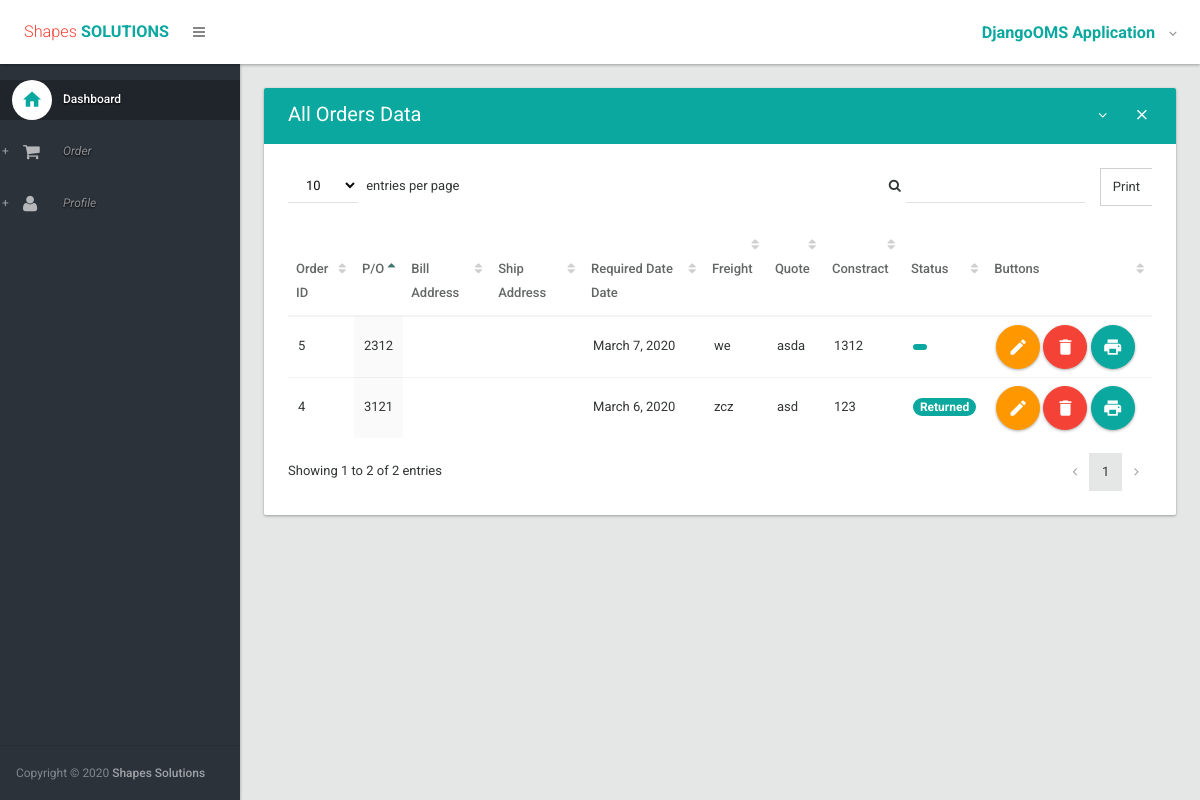
The app's page / (signed in), older data.
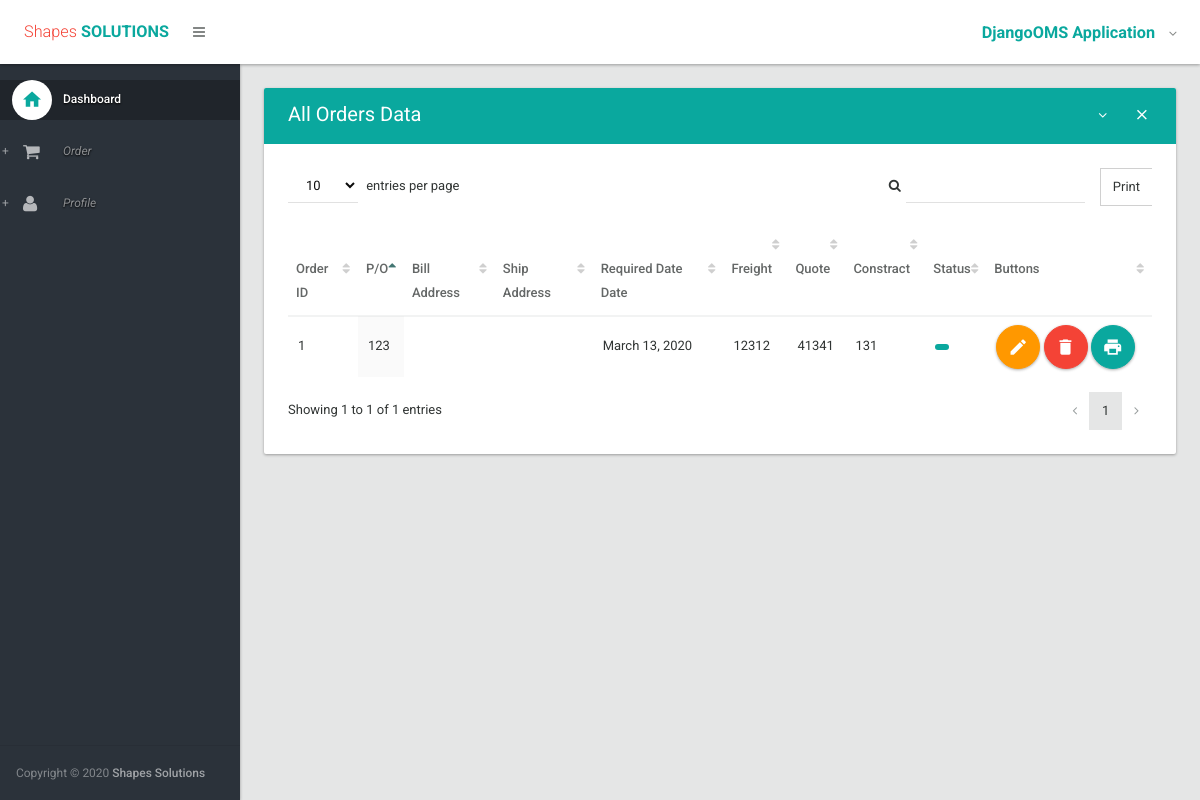
The same page, newer data.
### orders/models.py (models this page shows)
class Order (models.Model):
    purchase_order = models.IntegerField(blank=False, null=False);
    bill_address = models.TextField(blank=True);
    ship_address = models.TextField(blank=True);
    required_date = models.DateField(blank=False);
    freight = models.CharField(max_length=50);
    quote = models.CharField(max_length=50);
    contract= models.IntegerField(blank=False, null=False);
    order_status = models.CharField(max_length=50);
    order_received = models.CharField(max_length=50);
    price_method = models.CharField(max_length=50);
    surcharge = models.CharField(max_length=50);
    A_R_credit = models.CharField(max_length=50);
    fax_ASN = models.CharField(max_length=50);
    email_ASN = models.CharField(max_length=50);
    order_type = models.CharField(max_length=50);
    order_number = models.IntegerField(default=1, blank=True, null=True);
    ordered_date = models.DateField(blank=True, null=False);
    price_details = models.TextField(blank=True, null=False);
    kit_details = models.TextField(blank=True, null=False);
    ship_via = models.TextField(blank=True, null=False);
    attention = models.TextField(blank=True, null=False);
    ship_instructions = models.TextField(blank=True, null=False);
    F_O_B = models.TextField(blank=True, null=False);
    warehouse = models.IntegerField(blank=True, null=True);
    sales_rep = models.CharField(max_length=50, blank=True, null=False);
    product_line = models.TextField(blank=True, null=False);
    COS_project = models.IntegerField(blank=True, null=True);
    sales_account = models.IntegerField(blank=True, null=True);
    order_value = models.IntegerField(blank=True, null=True);
    staus_number = models.IntegerField(blank=True, null=True);
    contact_name = models.CharField(max_length=50, blank=True);
    phone_number = models.IntegerField(blank=True, null=True);
    ship_cond = models.IntegerField(blank=True, null=True);
    credit_control = models.IntegerField(blank=True, null=True);
    ASN_contact = models.TextField(blank=True, null=False);
    ASN_title = models.TextField(blank=True, null=False);
    ASN_fax_num = models.IntegerField(blank=True, null=True);
    email_addr = models.CharField(max_length=50, blank=True);

### orders/views.py (the view)
# urls.py: url(r'^$', my_order.index, name='home'),
@login_required
def index(request):
    orders = Order.objects.all()
    return render(request, 'index.html', {'orders': orders})

### orders/templates/index.html (shortened to what the changed rows need)
{% extends 'layout.html' %}
{% block body %}
                <section>
                    <div class="section-body">
                        <div class="row">
                            <div class="col-lg-12">
                                <div class="card">
                                    <div class="card-body">
                                        <div class="table-responsive">
                                            <table id="datatable2" class="table order-column hover">
                                                <thead>
                                                    <tr>
                                                        <th>Order ID</th>
                                                        <th>P/O</th>
                                                        <th>Bill Address</th>
                                                        <th>Ship Address</th>
                                                        <th>Required Date Date</th>
                                                        <th>Freight</th>
                                                        <th>Quote</th>
                                                        <th>Constract</th>
                                                        <th>Status</th>
                                                        <th width="150px">Buttons</th>
                                                    </tr>
                                                </thead>
                                                <tbody>
                                                    {% for order in orders %}
                                                        <tr class="gradeX">
                                                            <td>{{ order.id }}</td>
                                                            <td>{{ order.purchase_order }}</td>
                                                            <td>{{ order.bill_address }}</td>
                                                            <td>{{ order.ship_address }}</td>
                                                            <td>{{ order.required_date }}</td>
                                                            <td>{{ order.freight }}</td>
                                                            <td>{{ order.quote }}</td>
                                                            <td>{{ order.contract }}</td>
                                                            <td><span class="badge" style="background: #0aa89e"> {{ order.order_status }}</span></td>
                                                            <td>
                                                                <a href="{% url 'edit' order.id %}" class="btn ink-reaction btn-floating-action btn-warning"><i class="md md-edit"></i> </a>
                                                                <a href="{% url 'delete' order.id %}" class="btn ink-reaction btn-floating-action btn-danger" onclick="return confirm('Are you sure you want to delete this?')"><i class="md md-delete"></i> </a>
                                                                <a href="{% url 'show' order.id %}" class="btn ink-reaction btn-floating-action btn-primary"><i class="md md-print"></i> </a>
                                                            </td>
                                                        </tr>
                                                    {% endfor %}
                                                </tbody>
                                            </table>
                                        </div>
                                    </div>
                                </div>
                            </div>
                        </div>
                    </div>
                </section>
{% endblock %}

Row changes from the older to the newer data that the page shows:
removed Order: id "4", purchase_order "3121", required_date "March 6, 2020", freight "zcz", quote "asd", contract "123", order_status "Returned"
removed Order: id "5", purchase_order "2312", required_date "March 7, 2020", freight "we", quote "asda", contract "1312"
added Order: id "1", purchase_order "123", required_date "March 13, 2020", freight "12312", quote "41341", contract "131"
Text that changed along with them:
text written by a page script: "Print entries per page Showing 1 to 2 of 2 entries 1" → "Print entries per page Showing 1 to 1 of 1 entries 1"
